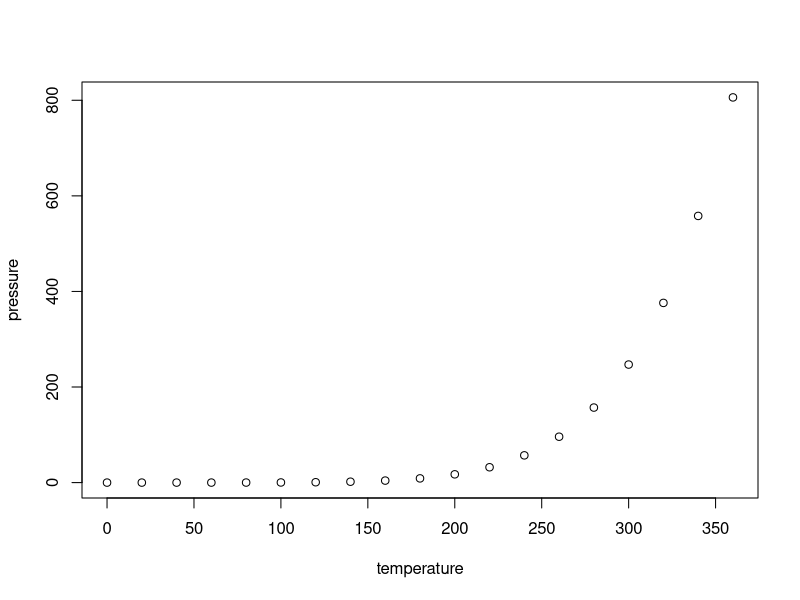
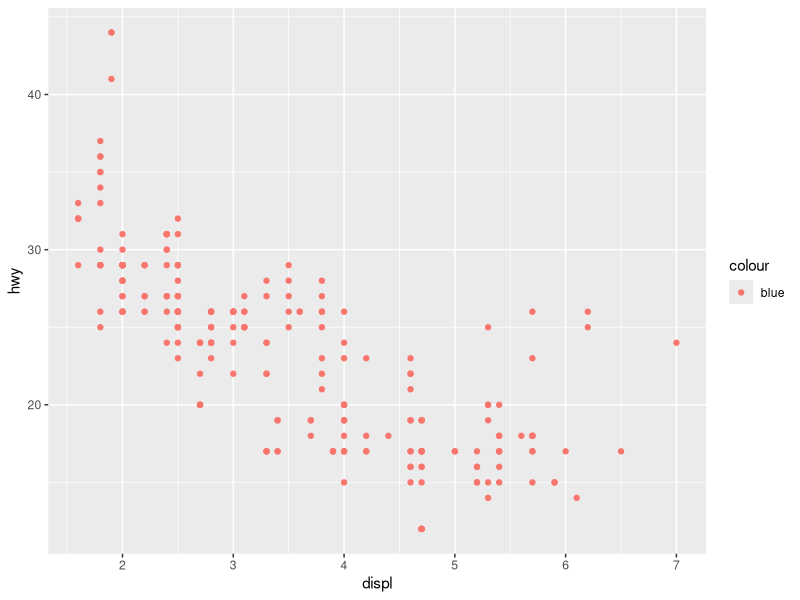
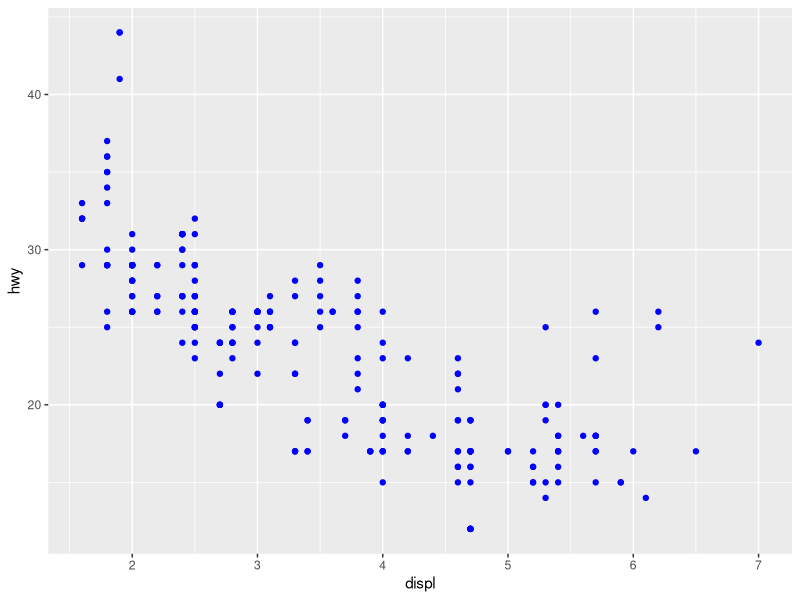
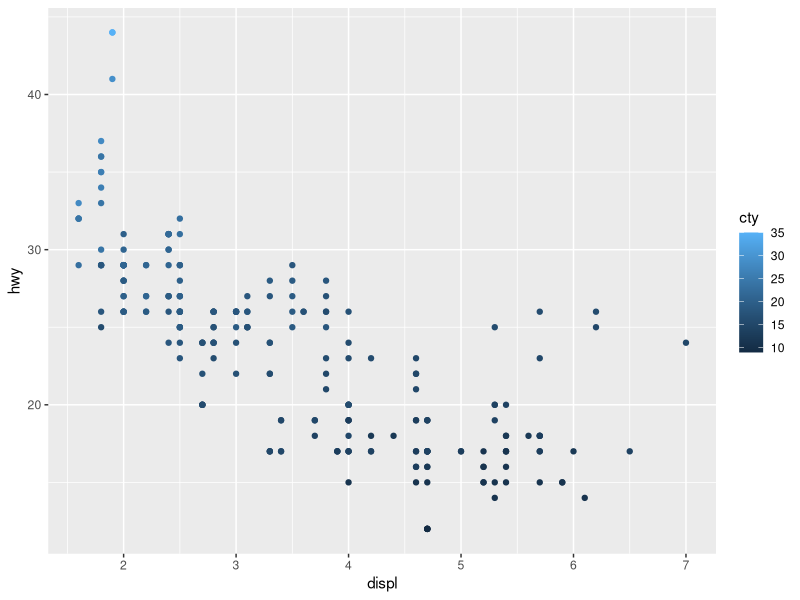
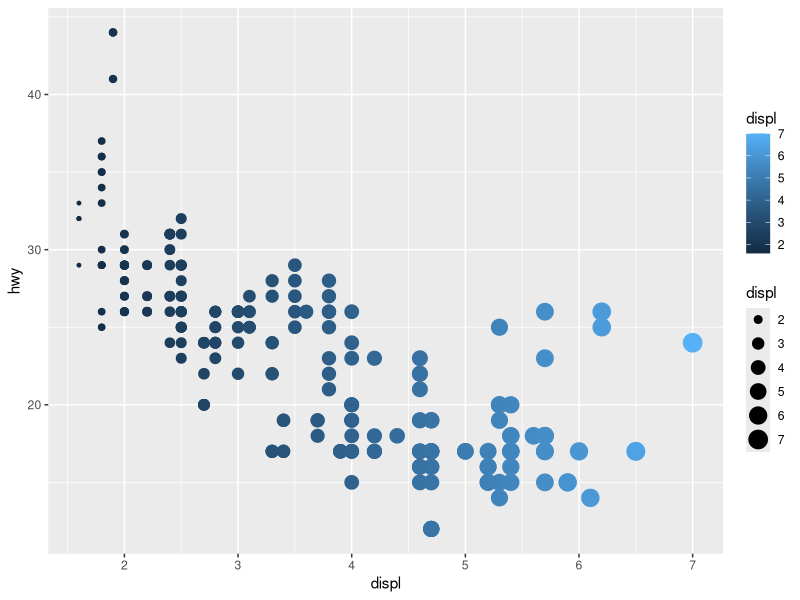
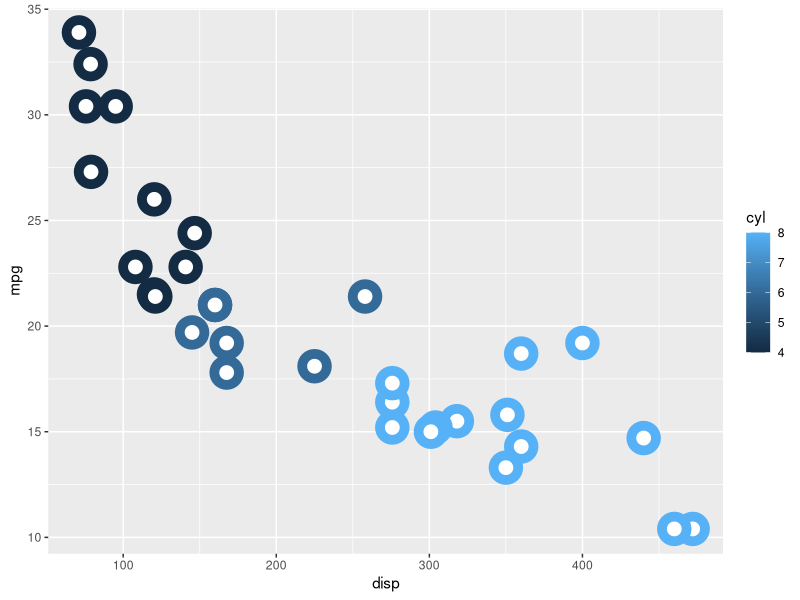
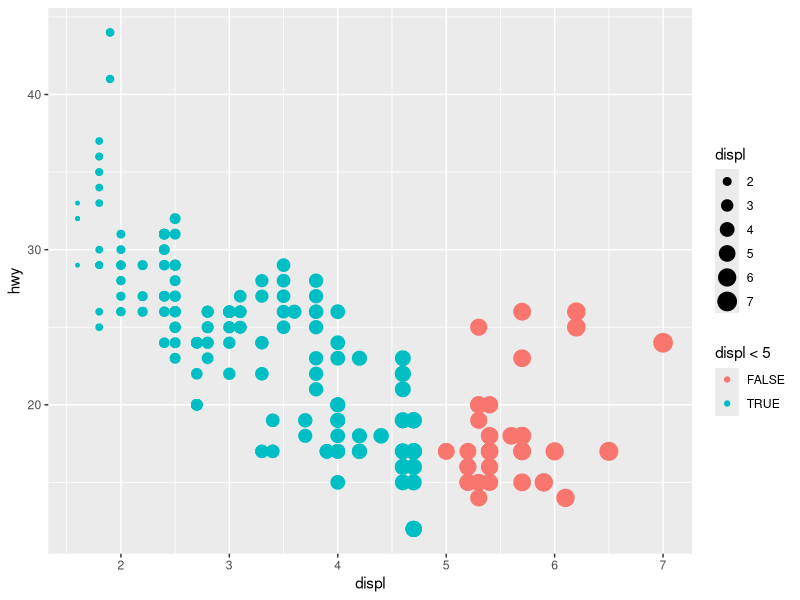
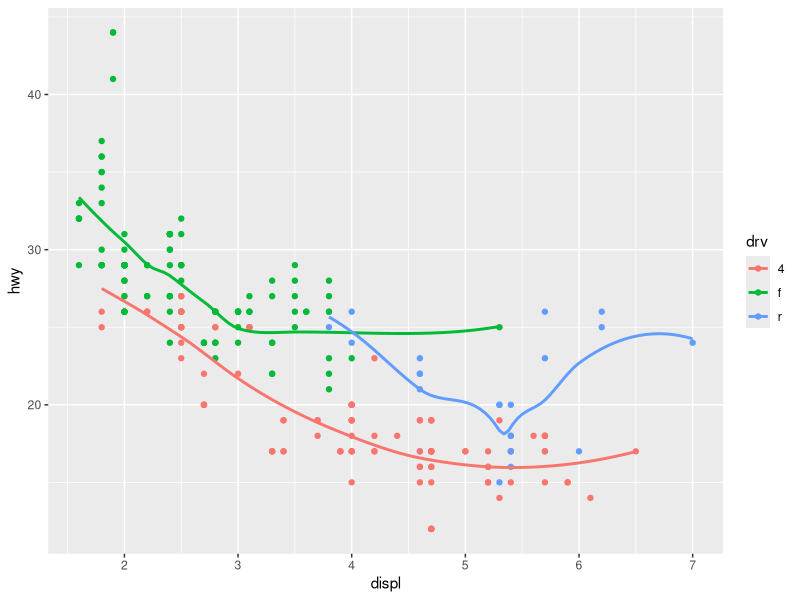

R code for these plots, in order:
## ---- chunk 1
knitr::opts_chunk$set(echo = TRUE)
## ---- chunk 2
summary(cars)
## ---- chunk 3
plot(pressure)
## ---- chunk 4
    library(ggplot2)
    ggplot(data = mpg) + 
      geom_point(mapping = aes(x = displ, y = hwy, color = "blue"))
## ---- chunk 5
 library(ggplot2)
    ggplot(data = mpg) + 
      geom_point(mapping = aes(x = displ, y = hwy), color = "blue")
## ---- chunk 6
?mpg
    
## ---- chunk 7
ggplot(data = mpg) + 
      geom_point(mapping = aes(x = displ, y = hwy, color = cty))
## ---- chunk 8
ggplot(data = mpg) + 
      geom_point(mapping = aes(x = displ, y = hwy, color = displ,size=displ))
## ---- chunk 9
    ggplot(mtcars, aes(disp, mpg,color=cyl))+
    geom_point(shape = 21, fill = "white", size = 5, stroke =5)

## ---- chunk 10
ggplot(data = mpg) + 
      geom_point(mapping = aes(x = displ, y = hwy, color = displ<5,size=displ))
## ---- chunk 11

## ---- chunk 12

## ---- chunk 13

## ---- chunk 14
?geom_area
## ---- chunk 15

## ---- chunk 16
 ggplot(data = mpg, mapping = aes(x = displ, y = hwy, color = drv),show.legend=FALSE) + 
      geom_point() + 
      geom_smooth(se = FALSE)
      
## ---- chunk 17

    
## ---- chunk 18

## ---- chunk 19

## ---- chunk 20

## ---- chunk 21

## ---- chunk 22

## ---- chunk 23

## ---- chunk 24

## ---- chunk 25
    ggplot(data = mpg, mapping = aes(x = cty, y = hwy)) + 
      geom_point()
## ---- chunk 26

## ---- chunk 27

## ---- chunk 28

## ---- chunk 29

## ---- chunk 30

## ---- chunk 31
    ggplot(data = mpg, mapping = aes(x = cty, y = hwy)) +
      geom_point() + 
      geom_abline() +
      coord_fixed()
## ---- chunk 32

